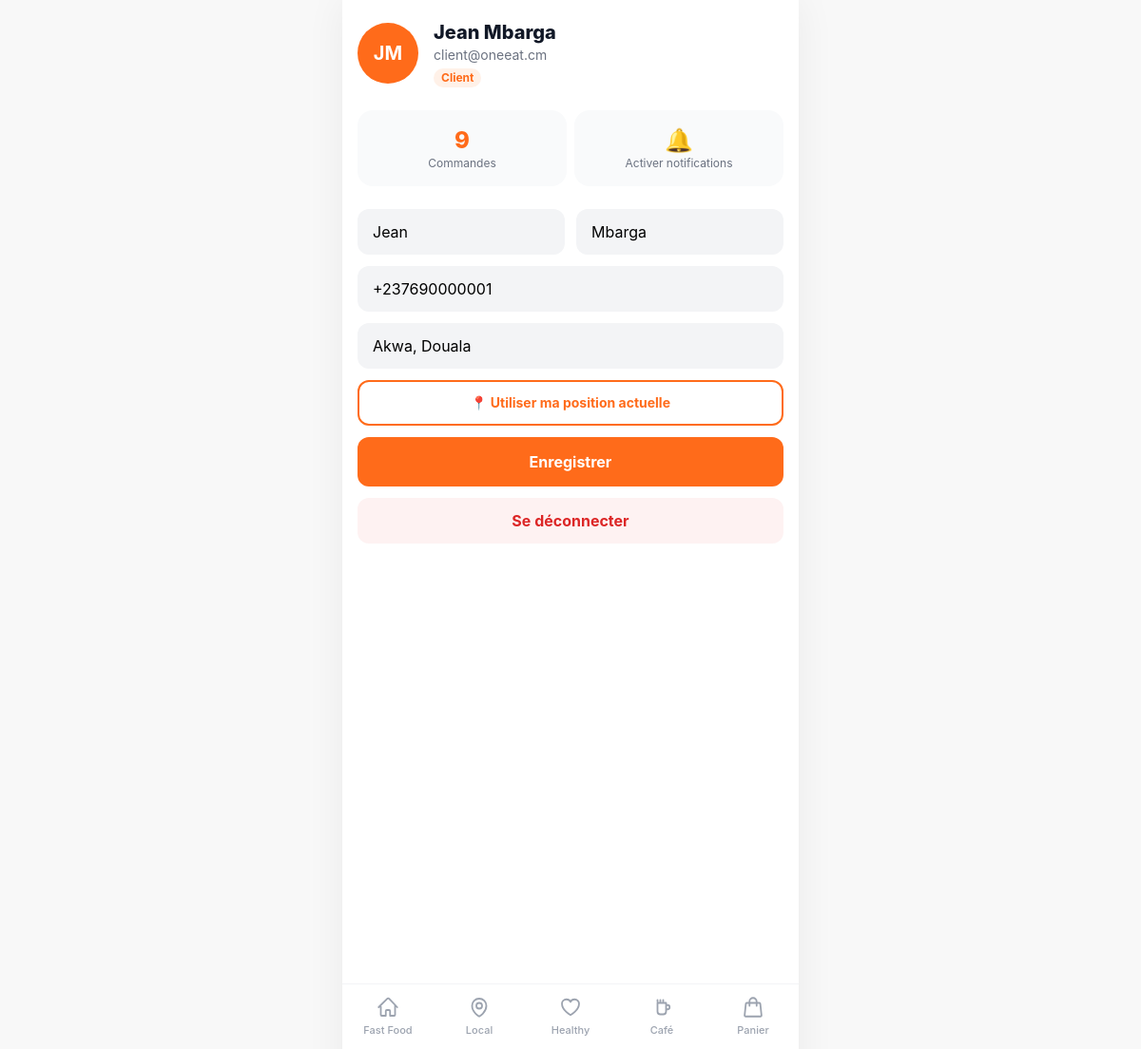
/profil/ (signed in), run on the app's committed database.
### apps/accounts/models.py (models this page shows, shortened)
class User(AbstractUser):
    class Role(models.TextChoices):
        CLIENT = "client", "Client"
        RESTAURANT = "restaurant", "Restaurant"
        DRIVER = "driver", "Livreur"
        INFLUENCER = "influencer", "Influenceur"
        ADMIN = "admin", "Administrateur"
    role = models.CharField(max_length=20, choices=Role.choices, default=Role.CLIENT)
    phone = models.CharField(max_length=20, blank=True)
    avatar = models.ImageField(upload_to="avatars/", blank=True, null=True)
    city = models.CharField(max_length=80, default="Douala")
    address = models.CharField(max_length=255, blank=True)
    lat = models.FloatField(null=True, blank=True)
    lng = models.FloatField(null=True, blank=True)
    is_verified = models.BooleanField(default=False)
    created_at = models.DateTimeField(auto_now_add=True)
    @property
    def initials(self):
        full = (self.get_full_name() or self.username).strip()
        parts = full.split()
        if len(parts) >= 2:
            return (parts[0][0] + parts[1][0]).upper()
        return full[:2].upper() if full else "OE"
    @property
    def display_name(self):
        return self.get_full_name() or self.username
    @property
    def is_restaurant(self):
        return self.role == self.Role.RESTAURANT
    @property
    def is_driver(self):
        return self.role == self.Role.DRIVER
    @property
    def is_influencer(self):
        return self.role == self.Role.INFLUENCER

### apps/accounts/views.py (the view, shortened to what this page needs)
# urls.py: path("profil/", views.profile_view, name="profile"),
@login_required
def profile_view(request):
    return render(request, "accounts/profile.html")

### apps/core/context_processors.py (called while the page is built)
def brand(request):
    unread = 0
    if request.user.is_authenticated:
        unread = request.user.notifications.filter(is_read=False).count()
    return {
        "BRAND_NAME": "ONE EAT",
        "CURRENCY": settings.CURRENCY,
        "DEFAULT_CITY": settings.DEFAULT_CITY,
        "DOUALA_CENTER": settings.DOUALA_CENTER,
        "VAPID_PUBLIC_KEY": settings.VAPID_PUBLIC_KEY,
        "unread_notifications": unread,
    }

### templates/accounts/profile.html (shortened to what this page needs)
{% extends "client/base.html" %}
{% block content %}
<div class="px-4 pt-5">
  <div class="flex items-center gap-4">
    <div class="w-16 h-16 rounded-full bg-brand text-white text-xl font-bold flex items-center justify-center">{{ user.initials }}</div>
    <div>
      <h1 class="text-xl font-extrabold text-gray-900">{{ user.display_name }}</h1>
      <p class="text-gray-500 text-sm">{{ user.email }}</p>
      <span class="inline-block mt-1 text-xs font-bold text-brand bg-brand-50 px-2 py-0.5 rounded-full">{{ user.get_role_display }}</span>
    </div>
  </div>
  <div class="mt-6 grid grid-cols-2 gap-2">
    <a href="{% url 'orders:list' %}" class="p-4 rounded-2xl bg-gray-50 text-center"><p class="text-2xl font-extrabold text-brand">{{ user.orders.count }}</p><p class="text-xs text-gray-500">Commandes</p></a>
    <button onclick="OE.enablePush('{{ VAPID_PUBLIC_KEY }}')" class="p-4 rounded-2xl bg-gray-50 text-center">
      <p class="text-2xl">🔔</p><p class="text-xs text-gray-500">Activer notifications</p></button>
  </div>
  <form method="post" class="mt-6 space-y-3" x-data="{
    locate(){ OE.getLocation().then(p=>{ this.$refs.lat.value=p.lat; this.$refs.lng.value=p.lng; this.$refs.addr.placeholder='Position GPS enregistrée ✅'; }); }
  }">
    <div class="grid grid-cols-2 gap-3">
      <input name="first_name" value="{{ user.first_name }}" placeholder="Prénom" class="px-4 py-3 rounded-xl bg-gray-100 focus:outline-none">
      <input name="last_name" value="{{ user.last_name }}" placeholder="Nom" class="px-4 py-3 rounded-xl bg-gray-100 focus:outline-none">
    </div>
    <input name="phone" value="{{ user.phone }}" placeholder="Téléphone" class="w-full px-4 py-3 rounded-xl bg-gray-100 focus:outline-none">
    <input name="address" x-ref="addr" value="{{ user.address }}" placeholder="Adresse de livraison" class="w-full px-4 py-3 rounded-xl bg-gray-100 focus:outline-none">
    <button type="button" @click="locate" class="w-full py-3 rounded-xl border-2 border-brand text-brand font-bold text-sm">📍 Utiliser ma position actuelle</button>
    <button type="submit" class="w-full py-3.5 rounded-xl bg-brand text-white font-bold">Enregistrer</button>
  </form>
  <a href="{% url 'accounts:logout' %}" class="mt-3 block text-center py-3 rounded-xl bg-red-50 text-red-600 font-bold">Se déconnecter</a>
</div>
{% endblock %}

### templates/base.html (style rules this page uses)
html,body { -webkit-tap-highlight-color:transparent; }
body { font-family:'Inter',system-ui,sans-serif; background:#f8f8f8; }

### data on the page
User: initials "JM", display_name "Jean Mbarga", email "client@oneeat.cm", role "Client", orders.count "9", first_name "Jean", last_name "Mbarga", phone "+237690000001", address "Akwa, Douala"
